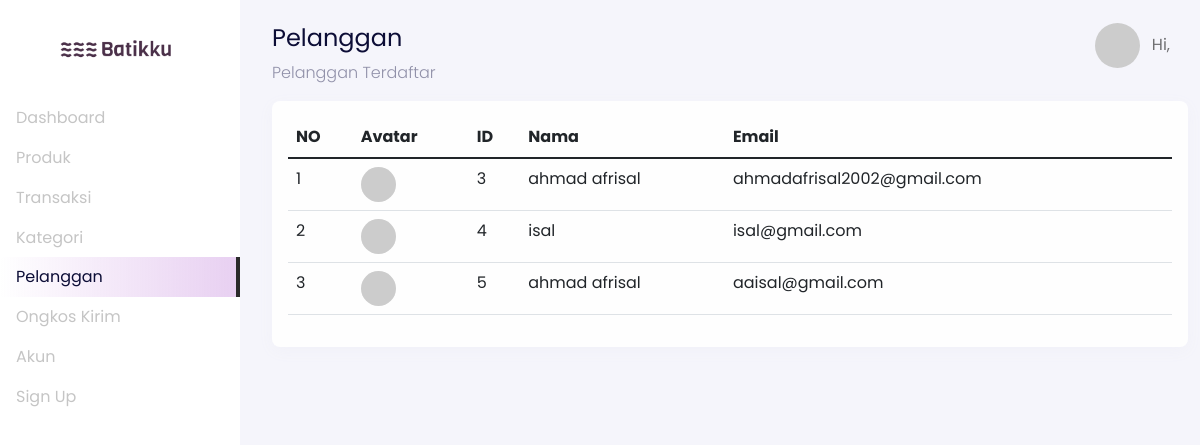
The app's page /backend/pelanggan/index.php, older data.
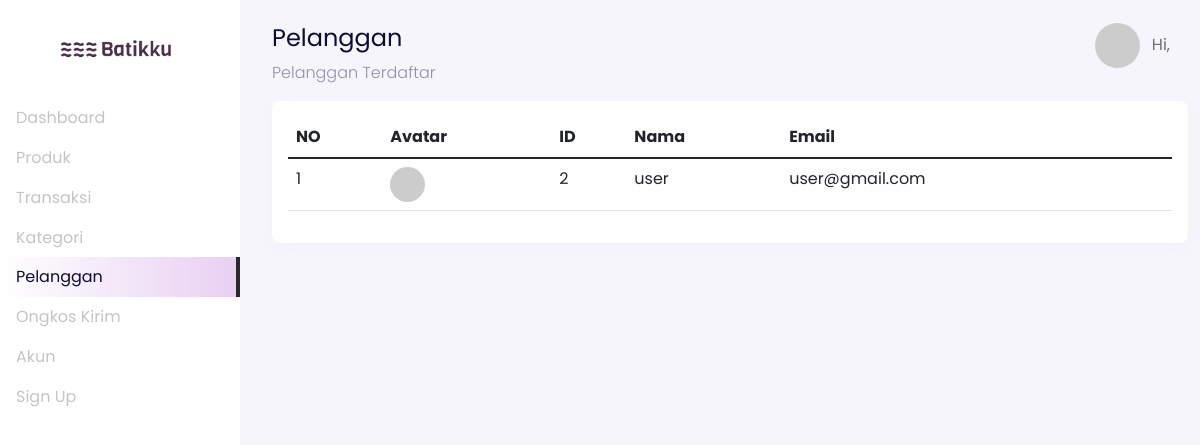
The same page, newer data.
### tables this page shows
CREATE TABLE `users` (
  `users_id` int(11) NOT NULL,
  `name` varchar(25) NOT NULL,
  `username` varchar(20) DEFAULT NULL,
  `phone_number` varchar(12) DEFAULT NULL,
  `email` varchar(50) NOT NULL,
  `email_verified_at` varchar(50) DEFAULT NULL,
  `password` text NOT NULL,
  `provinces_id` int(11) DEFAULT NULL,
  `address` text,
  `zip_code` varchar(11) DEFAULT NULL,
  `roles` enum('USER','ADMIN') NOT NULL DEFAULT 'USER'
);

### backend/pelanggan/index.php (the view, shortened to what the changed rows need)
<?php
  include '../components/header.php';
?>
<body>
  <div class="page-dashboard">
    <div class="d-flex"  id="wrapper" data-aos="fade-right">
        <div id="page-content-wrapper">
          <div class="section-content section-dashboard-home" data-aos="fade-up">
            <div class="container-fluid">
                <div div class="dashboard-heading">
                    <h2 class="dashboard-title">Pelanggan</h2>
                </div>
                <div class="dashboard-content">
                    <div class="row">
                        <div class="col-12">
                            <form action="store.php" method="POST" enctype="multipart/form-data">
                                <div class="card">
                                    <div class="card-body">
                                        <div class="row">
                                            <div class="col-12">
                                                <div class="table-responsive">
                                                    <table class="table">
                                                        <thead>
                                                            <tr>
                                                                <th>NO</th>
                                                                <th>Avatar</th>
                                                                <th>ID</th>
                                                                <th>Nama</th>
                                                                <th>Email</th>
                                                            </tr>
                                                        </thead>
                                                        <tbody>
                                                            <?php
                                                                $no = 1;
                                                                $query = mysqli_query($config, "SELECT * FROM users WHERE roles='USER'");
                                                                while ($data = mysqli_fetch_array($query)) {
                                                            ?>
                                                            <tr>
                                                              <td><?= $no++; ?></td>
                                                              <td>
                                                                <img src="https://ui-avatars.com/api/?name=<?= $data['name']; ?>" class="rounded-circle" alt="" width="35px">
                                                              </td>
                                                              <td><?= $data['users_id']; ?></td>
                                                              <td><?= $data['name']; ?></td>
                                                              <td><?= $data['email']; ?></td>
                                                              <td></td>
                                                            </tr>
                                                            <?php
                                                                }
                                                            ?>
                                                        </tbody>
                                                    </table>
                                                </div>
                                            </div>
                                        </div>
                                    </div>
                                </div>
                            </form>
                        </div>
                    </div>
                </div>
            </div>
          </div>
        </div>
    </div>
  </div>
  <?php
    include '../components/footer.php';
  ?>

Row changes from the older to the newer data that the page shows:
removed users: users_id "3", name "ahmad afrisal", email "ahmadafrisal2002@gmail.com"
removed users: users_id "4", name "isal", email "isal@gmail.com"
removed users: users_id "5", name "ahmad afrisal", email "aaisal@gmail.com"
now on this page (row edited): users: users_id "2", name "user", email "user@gmail.com"
